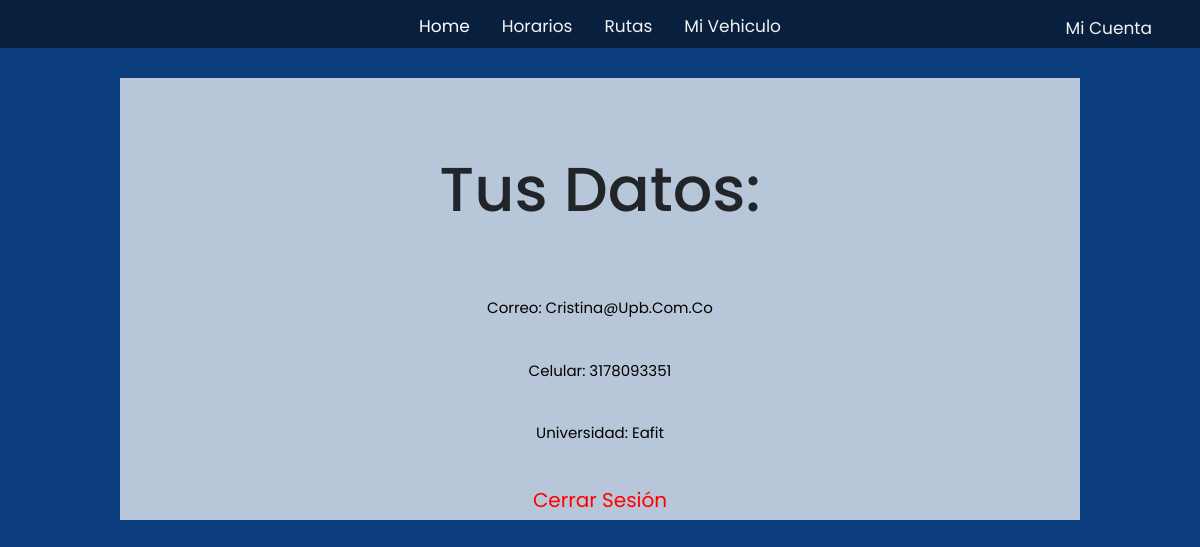
The page /datos/ (signed in) on the database its author committed.
### app/models.py (models this page shows)
class User(AbstractUser):
    name = models.CharField(max_length=200, null=True)
    email= models.EmailField(unique=True, null=True)
    universidad= models.CharField(max_length=20, null=True)
    horario = models.ImageField(upload_to = 'horarios',  default='horarios/default.png',blank=True)
    celular= models.CharField(max_length=10, unique=True, null=True)
    USERNAME_FIELD= 'email'
    REQUIRED_FIELDS=['universidad', 'horario', 'username']

### app/views.py (the view)
# urls.py: path('datos/', appViews.datos, name="cuenta"),
def datos(request):
    return render(request, 'datos.html')

### app/templates/datos.html
{% extends "layout.html" %}
{%load static%}
{% block content %}
<div class="info">
    <h1>Tus datos:</h1>
    <p> Correo: {{ user.get_username }} </p>
    <p> Celular: {{ user.celular }} </p>
    <p> Universidad: {{ user.universidad }}  </p>
    <div class="link">
    <a href="{% url 'logout'%}"> Cerrar sesión</a>
    </div>
</div>
{% endblock %}

### app/static/styles/inici.css (style rules this page uses)
html { height: 100%; }
body { overflow: hidden; justify-content: center; background-color: #0b3c7c; margin: 0px; overflow: hidden; justify-content: center; background-color:#0b3c7c; margin: 0px; padding-bottom: 100px; }
* { margin: 0; padding: 0; box-sizing: border-box; text-decoration: none; outline: none; border: none; text-transform: capitalize; font-family: "Poppins", sans-serif; font-family: 'Poppins', sans-serif; min-height: 100%; }
a { color: black; text-decoration: none; }
html { font-size: 62.5%; overflow-x: hidden; scroll-padding-top: 5.5rem; scroll-behavior: smooth; }
.link { font-size: 20px; text-align: center; }
.link a { color: #ff0000; }
.info { height: auto; width: auto; margin: 30px 120px 30px 120px; background-color: rgba(255, 255, 255, 0.705); justify-items: center; padding: 5px; }
.info h1 { font-size: 62px; text-align: center; margin: 70px 0 70px; }
.info p { font-size: 15px; text-align: center; margin: 10px 0 40px; color: black; }

### rows shown on the page
User: get_username "Cristina@upb.com.co", celular "3178093351", universidad "Eafit"
